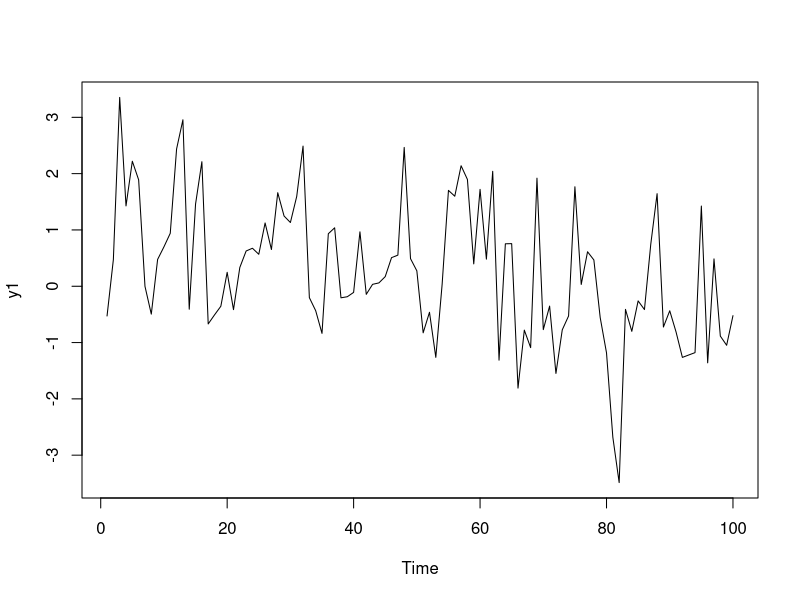
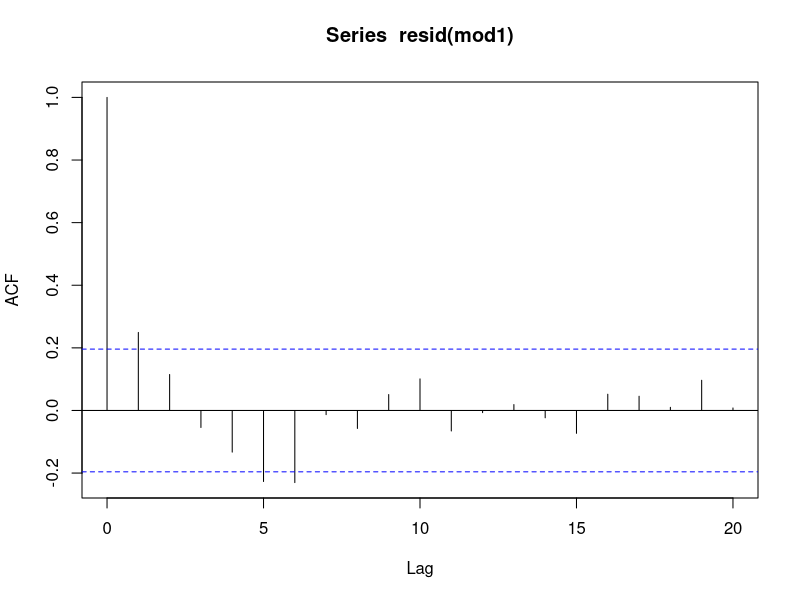
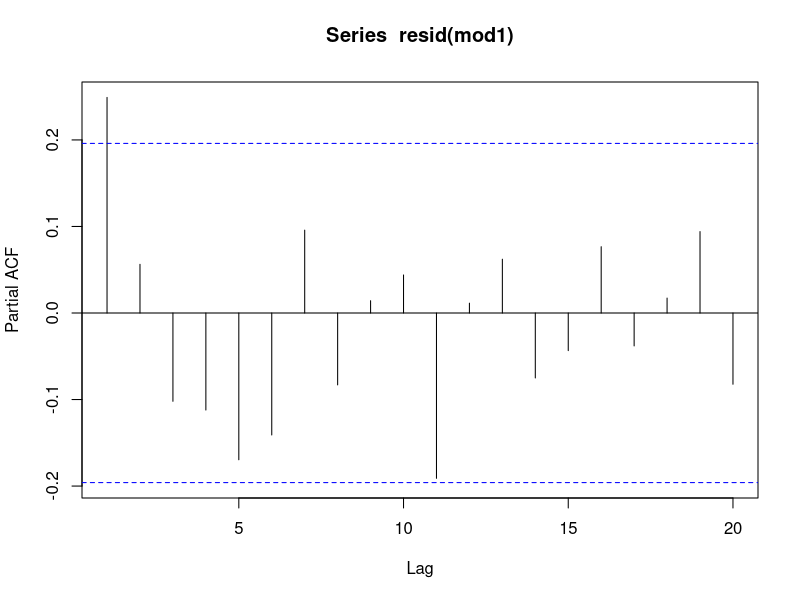
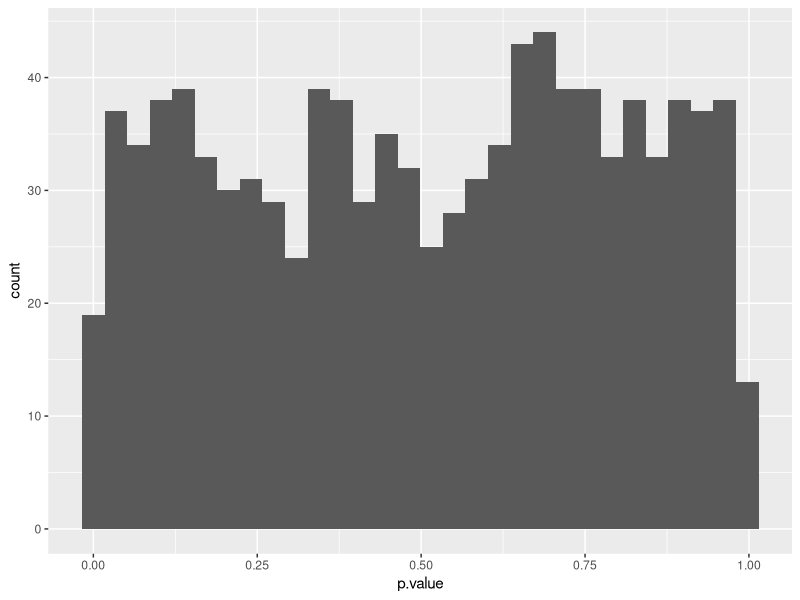
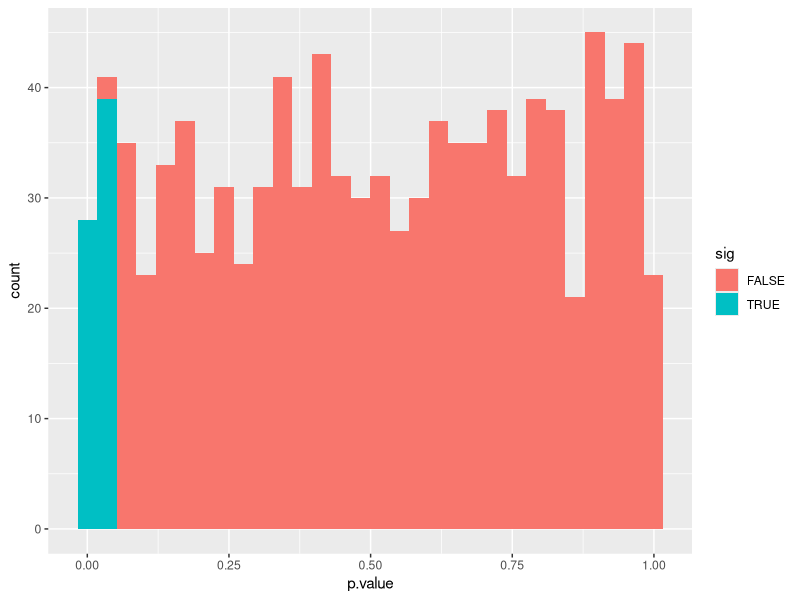
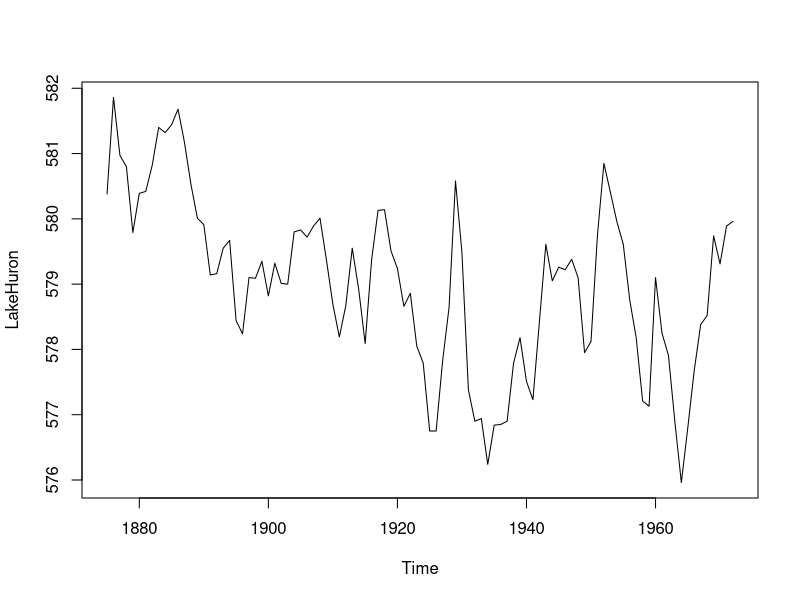
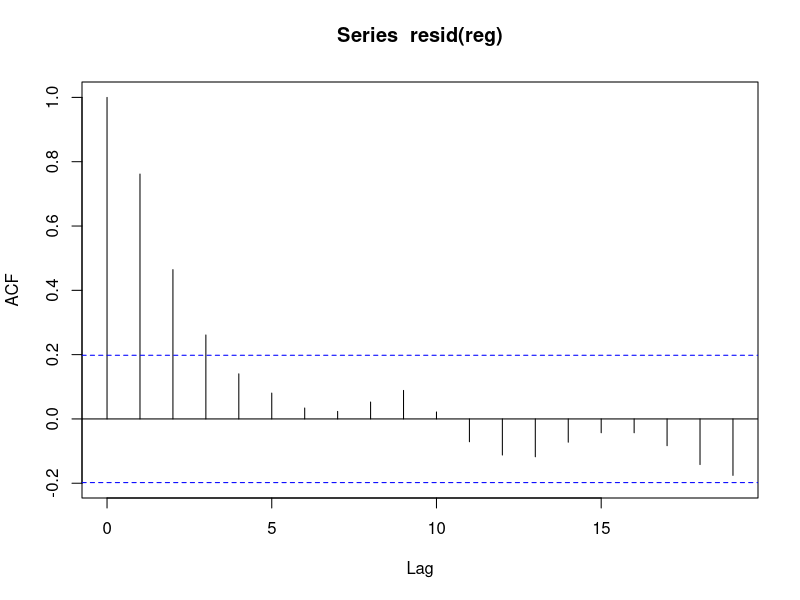
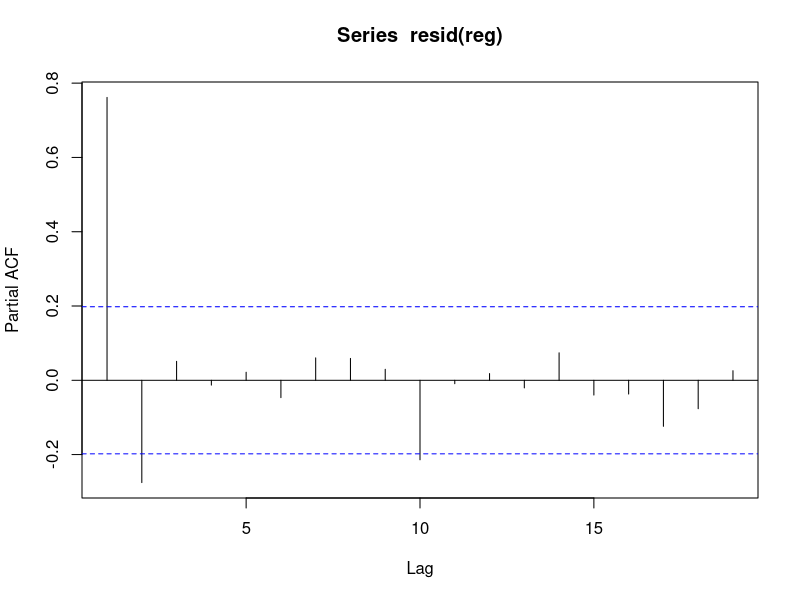

Here is the R script that generated these plots, in order:
#### SPACIAL AND TEMPORAL STRUCTURE PRACTICAL ####

# 1. Simulate a 100-observation autocorrelated timeseries with arima.sim, with a first order autoregressive coefficient of 0.5. Also make a time vector of 1:100
y1 <- arima.sim(list(ar = 0.5), n = 100)        # ar = autoregressive
x <- 1:100


# 2. Plot the data.
plot(y1)


# 3. Regress the timeseries against time with an OLS model. Does the model appear to be statistically significant?
# OLS = ordinary least squares
ols_model <- lm(y1 ~ x)
summary(ols_model)
# p-value = 0.0779
# it is not significant

# this does the same, but this is how he did it:
mod1 <- lm(y1~time(y1))
summary(mod1)


# 4. Plot the model diagnostics, including an acf and pacf of the residuals.
acf(resid(mod1))
# this gives a graph showing the ACF
pacf(resid(mod1))
# this gives a graph showing the partial ACF


# 5. Use the Durbin-Watson test to test the residuals for autocorrelation.
# loading the lmtest library
library(lmtest)
dwtest(mod1)
# result:
# DW = 0.96394
# p-value = 4.712e-08
# alternative hypothesis: true autocorrelation is greater than 0
# there is positive autocorrelation because DW < 2


# 6. Fit a gls with an appropriate correlation structure. Is this a better model? How have the p-value and effect size changed?
# loading library nlme that gls is a part of
library(nlme)
# making the model
year <- time(y1)
gls_mod <- gls(y1 ~ year, corr = corAR1())
summary(gls_mod)
# p-value: 0.3584

#making a gls model without the correlation to compare this to
gls_mod2 <- gls(y1 ~ year)
summary(gls_mod2)
# p-value: 0.0779

# performing anova comparing the two models mod1 and gls_mod
anova(gls_mod, gls_mod2)
# gls_mod has more degrees of freedom and lower AIC, so it is better (p-value <.0001)


# 7. Repeat the above 1000 times and find how autocorrelation affects the distribution of the p-value and the effect size.
library(tidyverse)
library(broom)
library(broom.mixed)

# p-value:
mod1000 <- rerun(.n = 1000, tibble(x = 1:100, y = arima.sim(list(ar = 0.5), n = 100))) %>% 
  map(~ gls(y ~ x, corr = corAR1(), data = .)) %>% 
  map_df(tidy) %>% 
  filter((term == "x"))

# plotting this to see the p-values
ggplot(mod1000, aes(x = p.value)) + geom_histogram()
# this shows the distribution of p-values, which is quite even for all p-value intervals

# effect size:
mod_n <- 
    rerun(.n = 1000, tibble(x = 1:100, y = arima.sim(list(ar = 0.5), n = 100))) %>% 
      map(~ gls(y ~ x, corr = corAR1(), data = .)) %>% 
      map_df(tidy) %>% 
  filter(term == "x") 

mod_n %>% 
  mutate(sig = p.value < 0.05) %>% 
  ggplot(aes(x = p.value, fill = sig)) +
  geom_histogram()




#### REAL DATA ####


# 1. The built-in dataset LakeHuron has annual lake level data from 1885 to 1972 Load the data with the command data(LakeHuron)
data("LakeHuron")


# 2. Plot the data.
plot(LakeHuron)


# 3. Regress the LakeHuron lake level against year using a linear model. Is there a significant trend?
# regression -> lm
# making the model
reg <- lm(LakeHuron ~ time(LakeHuron), data = LakeHuron)
# anova to test it
anova(reg)
# p-value: 3.545e-08
summary(reg)
# p-value: 3.55e-08
# there is a significant trend


# 4. Plot the autocorrelation and partial autocorrelation functions for the residuals from this regression. Interpret them.
acf(resid(reg))
# this gives a graph showing the ACF
pacf(resid(reg))
# this gives a graph showing the partial ACF
# this data is correlated because the ACF follows the pattern of the weight matrix for correlated observations almost exactly, and the partial ACF is close to 0


# 5. Fit an autoregressive models to the residuals. Compare the results with your interpretation of the PACF plot.
ar(x = resid(reg))
# results:
#Coefficients:
#     1        2  
#0.9714  -0.2754 
# this shows the rho values
# these values support that it is autoregressive


# 6. Fit a gls model using a corAR1 correlation structure. Test if the correlation structure is necessary. Is the trend significant?
year <- time(LakeHuron)
# gls model WITH autocorrelation
gls_lh <- gls(LakeHuron ~ year, corr = corAR1())
summary(gls_lh)
# p-value: 0.1282

# gls model WITHOUT autocorrelation
gls_lh2 <- gls(LakeHuron ~ year)
summary(gls_lh2)
# p-value: 0

# comparing the two gls models:
anova(gls_lh, gls_lh2)
# gls_h, the model with autocorrelation has a higher df and lower AIC, so it is better
# this difference is significant (p-value: <.0001)

# by using
summary(gls_lh)
# the p-value is 0.1282 for the slope, meaning the trend is not significant


# 7. Fit a gls model using a corARMA correlation structure with two AR terms. Is this model an improvement?

gls_arma <- gls(LakeHuron ~ year, corr = corARMA(p = 2))
summary(gls_arma)
# the parameter estimates Phi1 =  1.0203418 and Phi2 = -0.2741249 are similar to the coefficients from the ar model in task 5
# p-value: 0.0223
# this p-value is lower than the p-value for gls_lh, so this is a better model
